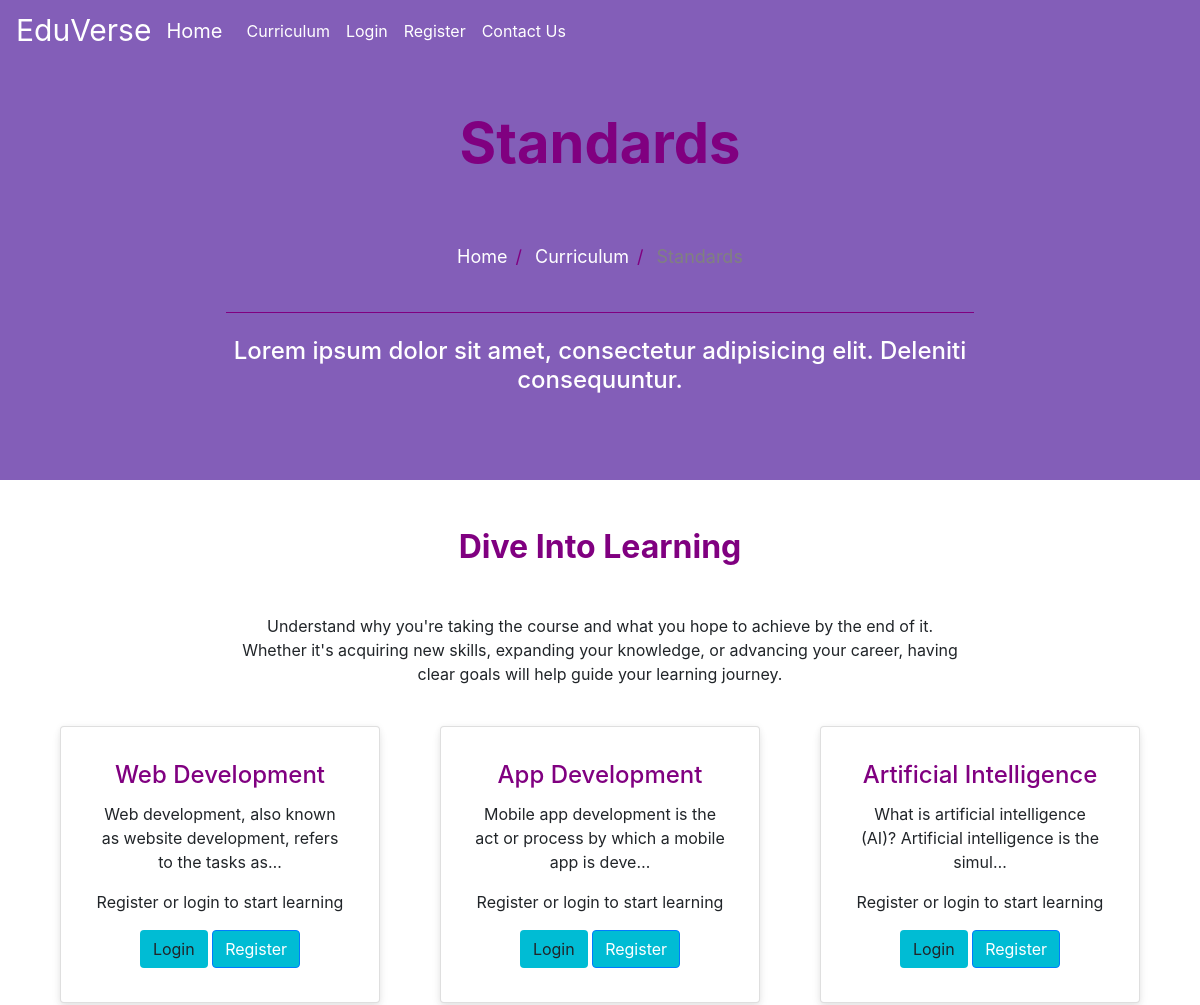
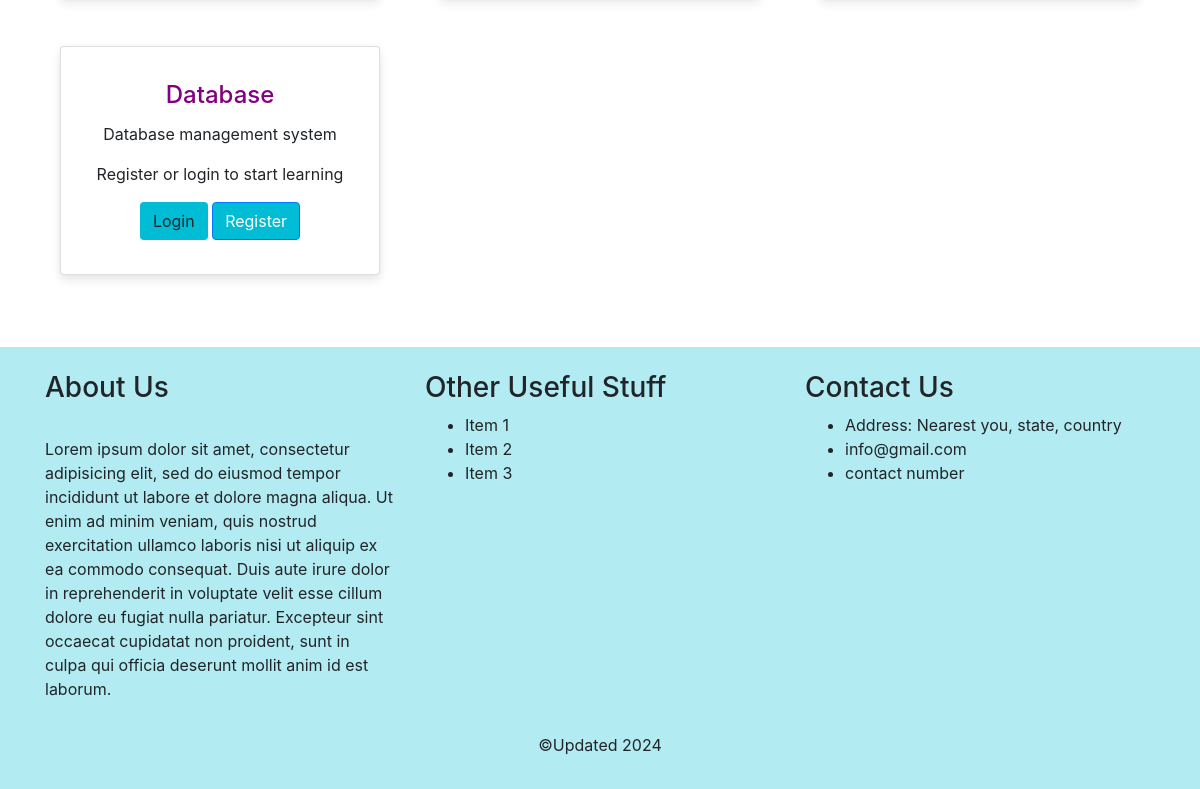
The app's page /curriculum/, older data (2 pictures, top to bottom).
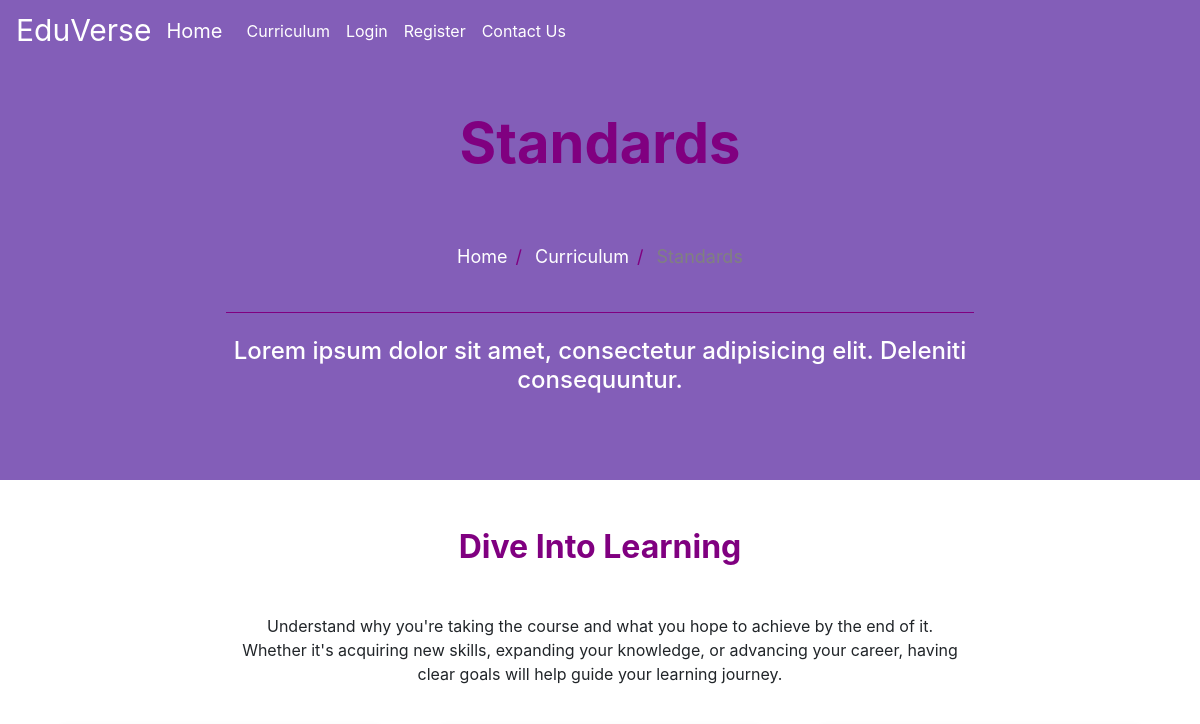
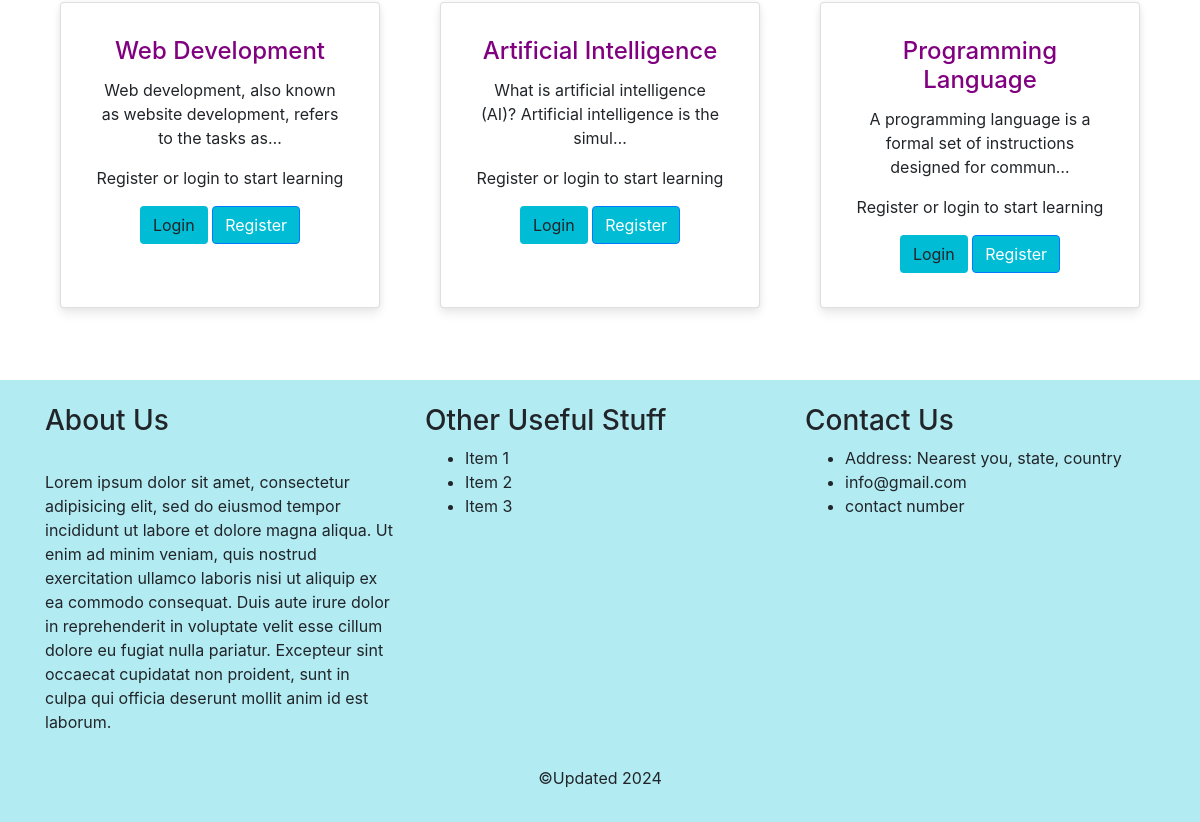
The same page, newer data (2 pictures, top to bottom).
### curriculum/models.py (models this page shows, shortened)
class Standard(models.Model):
    name = models.CharField(max_length=100, unique=True)
    slug = models.SlugField(null=True, blank=True)
    description = models.TextField(max_length=500,blank=True)

### curriculum/views.py (the view)
# urls.py: path('', views.StandardListView.as_view(), name='standard_list'),
class StandardListView(ListView):
    context_object_name = 'standards'
    model = Standard
    template_name = 'curriculum/standard_list_view.html'

### curriculum/templates/curriculum/standard_list_view.html (shortened to what this page needs)
{% extends 'base.html' %}
{% load static %}
{% block image_block %}
<header class="info-header" >
  <div id="page-intro" class="container-fluid d-flex align-items-center justify-content-center ">
    <div class="row d-flex justify-content-center text-center">
      <div class="col-md-10 text-white">
        <h2 class="display-4 font-weight-bold  p-5 " style="color:purple;" > Standards </h2>
        <div class="row d-flex justify-content-center text-center">
          <ul class="breadcrumb">
            <li><a href="{% url 'index' %}">Home</a></li>
            <li><a href="{% url 'curriculum:standard_list' %}">Curriculum</a></li>
            <li class="disabled-text">Standards</li>
          </ul>
        </div>
        <hr style="color:purple;">
        <h4 class="white-text my-4">Lorem ipsum dolor sit amet, consectetur adipisicing elit.
                  Deleniti
                  consequuntur.</h4>
  </div>
</header>
{% endblock %}
{% block content %}
<section id="best-features" class="text-center">
              <h2 class="mb-5 mt-5 font-weight-bold" style="color:purple;">Dive Into Learning</h2>
              <div class="row d-flex justify-content-center mb-4">
                <div class="col-md-8">
                  <p class="grey-text">Understand why you're taking the course and what you hope to achieve by the end of it. Whether it's acquiring new skills, expanding your knowledge, or advancing your career, having clear goals will help guide your learning journey.</p>
                </div>
              </div>
              <div class="row">
                      {% for standard in standards %}
                      <div class="col-md-4 d-flex mb-5 justify-content-center">
                        <div class="card card-std text-center" style="width: 20rem;">
                          <div class="card-body text-center">
                            <h4 class="card-title" style="color:purple;">{{standard.name}}</h4>
                            <p class="card-text">{{standard.description|truncatechars:75}}</p>
                            {% if user.is_authenticated %}
                            <a href="{% url 'curriculum:subject_list' slug=standard.slug %}" class="btn btn-primary" style="background-color:#00bcd4;">Lets get started</a>
                            {%else%}
                            <p>Register or login to start learning</p>
                            <a href="{% url 'user_login' %}" class="btn btn-std" style="background-color:#00bcd4;">Login</a>
                            <a href="{% url 'register' %}" class="btn btn-primary" style="background-color:#00bcd4;">Register</a>
                            {%endif%}
                          </div>
                        </div>
                      </div>
                      {% endfor %}
              </div>
</section>
{%endblock%}

Row changes from the older to the newer data that the page shows:
removed Standard: name "App Development", description "Mobile app development is the act or process by which a mobile app is deve…"
removed Standard: name "Database", description "Database management system"
added Standard: name "Programming Language", description "A programming language is a formal set of instructions designed for commun…"
